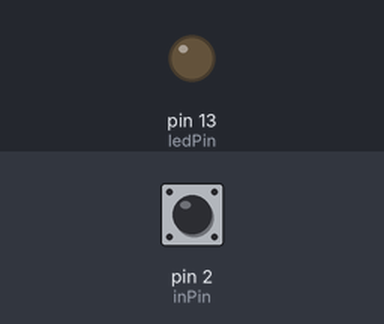
A sketch run on a simulated Arduino Uno, built with avr-gcc and run on an emulated ATmega328P. Shown: output pins drawn as LEDs (lit = HIGH). Inputs (shaded band) come from the test bench; at power-on: pin 2 (inPin) LOW. What the sketch prints to the serial monitor is not drawn.

Above: at 1.2 s.
1.3 s: pin 2 (inPin) driven HIGH
At 1.7 s:
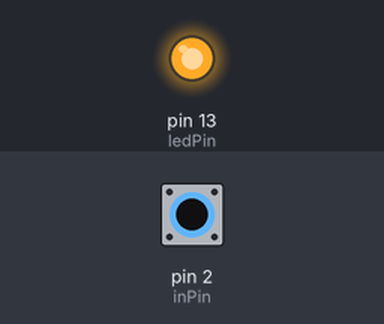
2.8 s: pin 2 (inPin) driven LOW
At 4.0 s:
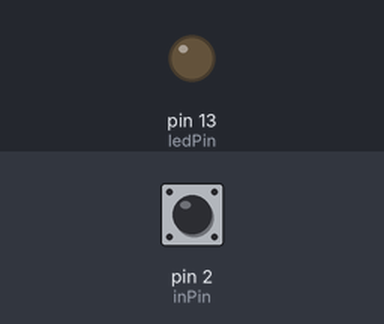
5.8 s: pin 2 (inPin) pulsed HIGH 2 times (0.12 s each, 0.3 s apart)
At 6.7 s:
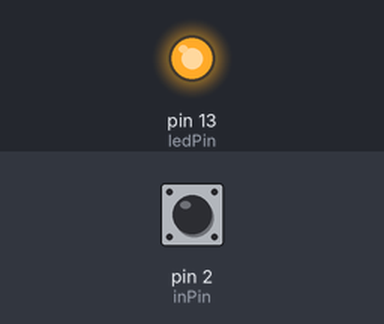
7.9 s: pin 2 (inPin) pulsed HIGH 5 times (0.12 s each, 0.3 s apart)
At 9.6 s:
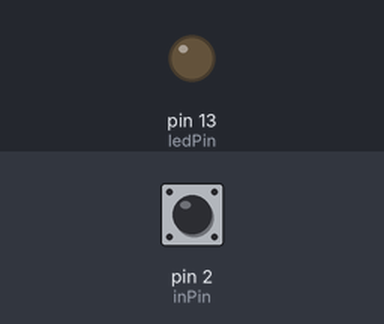
Timing chart, 0 to 11.1 s (numbered marks = the images above; inputs shaded):
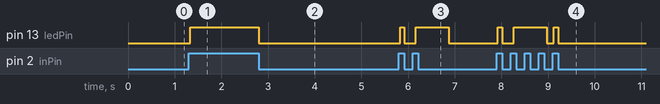

The sketch:

InputArduino1.ino
```cpp
////For Networking Project1,
///Reciever program
//Dalton Fox, Brandon Hofman, Ian Woodley, Thomas Gilman
int ledPin = 13;
int inPin = 2;
int val = 0;
unsigned char data = 0;
//
void setup() {
  Serial.begin(9600);
  pinMode(inPin, INPUT);
  pinMode(ledPin, OUTPUT);
}

void loop() {
  val = digitalRead(inPin);

  while(val==HIGH)
  {
    val = digitalRead(inPin);
    digitalWrite(ledPin,HIGH);
    //Serial.print("WAITING FOR STARTBIT");
  }
  digitalWrite(ledPin,LOW);
  Serial.print("YOU SET ME LOW");
  delay(150);
  for(int i=0;i<=7;i++)
  {
    val = digitalRead(inPin);
    //data<<=1;
    if(val==HIGH)//set data bit high
    {
      digitalWrite(ledPin,HIGH);
      Serial.print("BIT SET HIGH");
      data |= 1 << (7-i);
    }
    delay(100);
  }
  val = digitalRead(inPin);
  while(val==LOW)
  {
    val = digitalRead(inPin);
    digitalWrite(ledPin,LOW);
    Serial.print("ERROR ON STOPBIT");
  }
  Serial.println(data);
}
```

Measured:
- after the input at 1.3 s, pin 13 (ledPin): LOW → HIGH at once
- after the input at 2.8 s, pin 13 (ledPin): HIGH → LOW at once
- after the input at 5.8 s, pin 13 (ledPin): LOW → HIGH at once, → LOW 0.09 s later, → HIGH 0.25 s later, → LOW 0.70 s later
- after the input at 7.9 s, pin 13 (ledPin): goes HIGH 0.10 s, LOW 0.25 s, HIGH 0.70 s, LOW 0.15 s, HIGH 0.10 s, then LOW, starting at once
